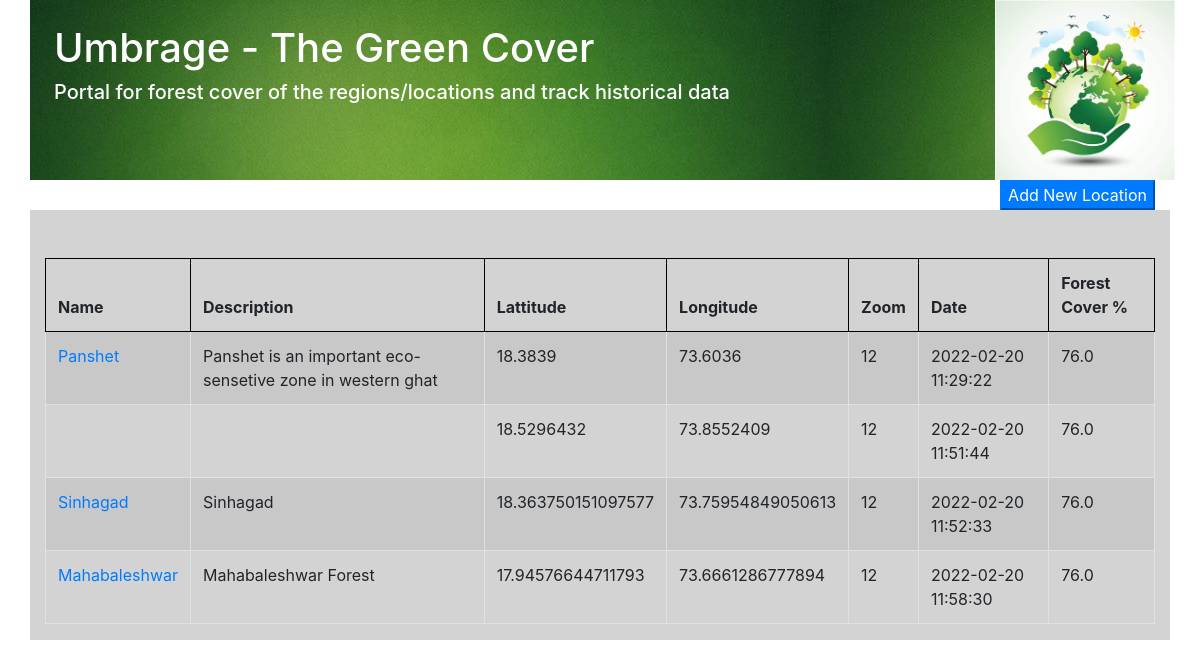
Before: / with the older database file.
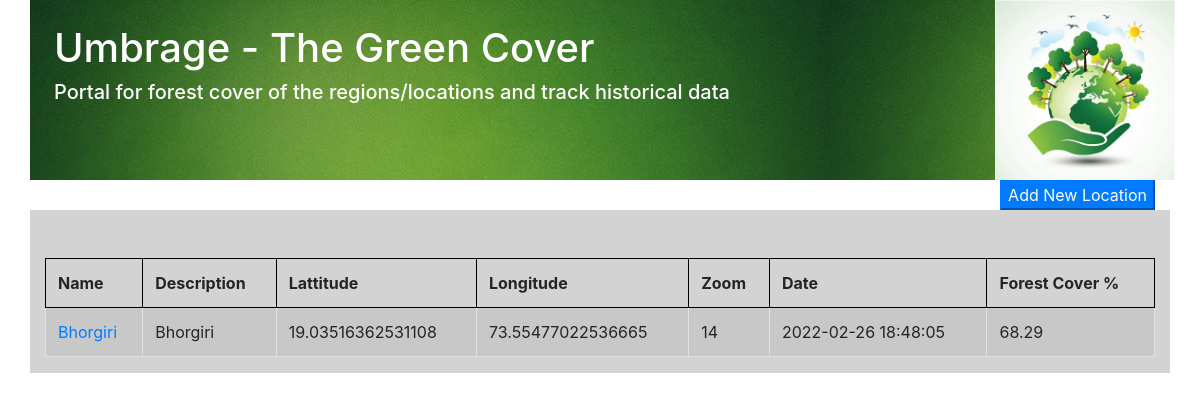
After: the same page with the newer database file.
### tables this page shows
CREATE TABLE location (
    id INTEGER PRIMARY KEY AUTOINCREMENT,
    created TIMESTAMP NOT NULL DEFAULT CURRENT_TIMESTAMP,
    name TEXT NOT NULL,
    description TEXT NOT NULL,
    lat TEXT NOT NULL,
    lng TEXT NOT NULL,
    zoom TEXT NOT NULL
);

CREATE TABLE history(
    id INTEGER PRIMARY KEY AUTOINCREMENT,
    loc_id INTEGER NOT NULL,
    date TIMESTAMP NOT NULL DEFAULT CURRENT_TIMESTAMP,
    mapimage TEXT NOT NULL,
    greyimage TEXT NOT NULL,
    greencover FLOAT NOT NULL
);

### app.py (the view)
@app.route('/')
def homepage():
    conn = get_db_connection()
    conn.row_factory = sqlite3.Row
    locations = conn.execute('SELECT * FROM location l LEFT JOIN  history h ON h.id = ( SELECT id from history where loc_id = l.id ORDER BY date DESC LIMIT 1) ').fetchall()
    conn.close()
    data = [dict(lc) for lc in locations]
    return render_template('homepage.html', locations=data)

### app.py (called while the page is built)
def get_db_connection():
    conn = sqlite3.connect('database.db')
    conn.row_factory = sqlite3.Row
    return conn

### templates/homepage.html (shortened to what this page needs)
<!DOCTYPE html>
<html>
<head>
    <link rel="stylesheet" type="text/css" href="/static/style.css" />
    <link rel="stylesheet" href="https://maxcdn.bootstrapcdn.com/bootstrap/4.0.0/css/bootstrap.min.css"
>
</head>
<body>
    <div class="container">
        <div class="row " style="background-image: url('/static/gcover.jpeg');">
            <div class="col-md-10 p-4" style="color:white">
                <h1>Umbrage - The Green Cover </h1>
                <h5>Portal for forest cover of the regions/locations and track historical data</h5>
            </div>
            <div class="col-md-2">
                <a href="/"><img src="/static/greenearth.png" width="180px" /></a>
            </div>
        </div>
        <div class="row">
            <div class="col-md-12"><button class="btn-default btn-primary" style="float:right"><a style="color:white;" href="/newmap">Add New Location</a></button> </div>
        </div>
        <div class="row">
            <div class="col-md-12  pt-5" style="background-color:lightgray;">
                <table id="locationtable" class="display table table-striped table-bordered" style="width:100%">
                    <thead>
                        <tr>
                            <th>Name</th>
                            <th>Description</th>
                            <th>Lattitude</th>
                            <th>Longitude</th>
                            <th>Zoom</th>
                            <th>Date</th>
                            <th>Forest Cover %</th>
                        </tr>
                    </thead>
                    <tbody>
                        {% for location in locations %}
                            <tr>
                                <td><a href="/map/{{location.id}}" >{{location.name}}</a></td>
                                <td>{{location.description}}</td>
                                <td>{{location.lat}}</td>
                                <td>{{location.lng}}</td>
                                <td>{{location.zoom}}</td>
                                <td>{{location.date}}</td>
                                <td>{{location.greencover}}</td>
                            </tr>
                        {% endfor %}
                    </tbody>
                </table>
            </div>
        </div>
    </div>
</body>
</html>

### static/style.css (style rules this page uses)
table.table-bordered > thead > tr > th { border:1px solid black; }

Changed rows visible on the page:
removed location: name "Panshet", description "Panshet is an important eco-sensetive zone in western ghat", lat "18.3839", lng "73.6036", zoom "12", date "2022-02-20 11:29:22", greencover "76.0"
removed location: lat "18.5296432", lng "73.8552409", zoom "12", date "2022-02-20 11:51:44", greencover "76.0"
removed location: name "Sinhagad", description "Sinhagad", lat "18.363750151097577", lng "73.75954849050613", zoom "12", date "2022-02-20 11:52:33", greencover "76.0"
removed location: name "Mahabaleshwar", description "Mahabaleshwar Forest", lat "17.94576644711793", lng "73.6661286777894", zoom "12", date "2022-02-20 11:58:30", greencover "76.0"
added location: name "Bhorgiri", description "Bhorgiri", lat "19.03516362531108", lng "73.55477022536665", zoom "14", date "2022-02-26 18:48:05", greencover "68.29"
